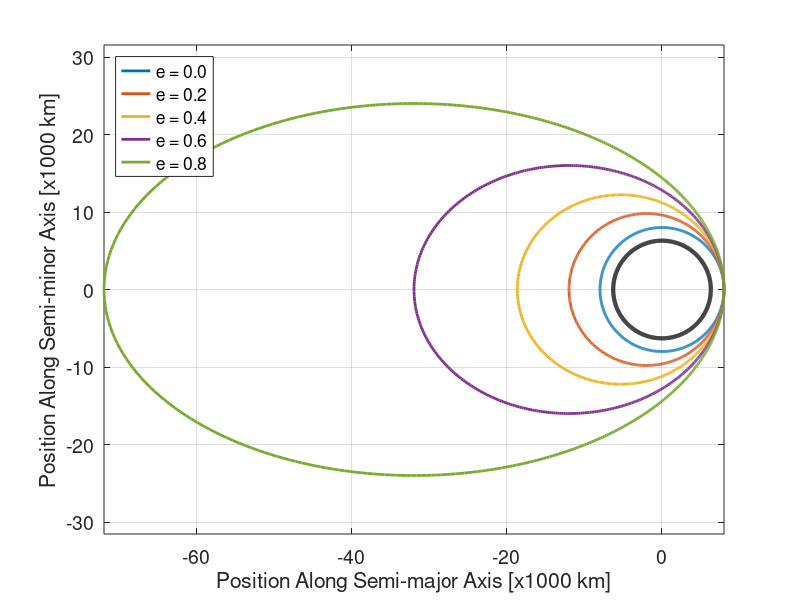

MATLAB code to generate this figure:
clear all
eccenVals = 0.0:0.2:0.8;
rP = 8000.0;
rE = 6300.0;
thetaVals = 0.0:0.01:2*pi;
figure()
for ii = 1:length(eccenVals)
    semilatusRectum = rP.*(1+eccenVals(ii));    
    radVals = semilatusRectum./(1+eccenVals(ii).*cos(thetaVals));    
    xVals = radVals.*cos(thetaVals);    
    yVals = radVals.*sin(thetaVals);    
    plot( xVals./1000, yVals./1000, 'linewidth', 2 )    
    hold on
end
xVals = rE.*cos(thetaVals);yVals = rE.*sin(thetaVals);
plot( xVals./1000, yVals./1000, 'k', 'linewidth', 3 )
leg = legend({'e = 0.0','e = 0.2','e = 0.4','e = 0.6','e = 0.8'});
set(leg,'location','northwest','fontsize',14)
axis equal
grid on
set(gca,'fontsize',14)
xlabel( 'Position Along Semi-major Axis [x1000 km]' )
ylabel( 'Position Along Semi-minor Axis [x1000 km]' )